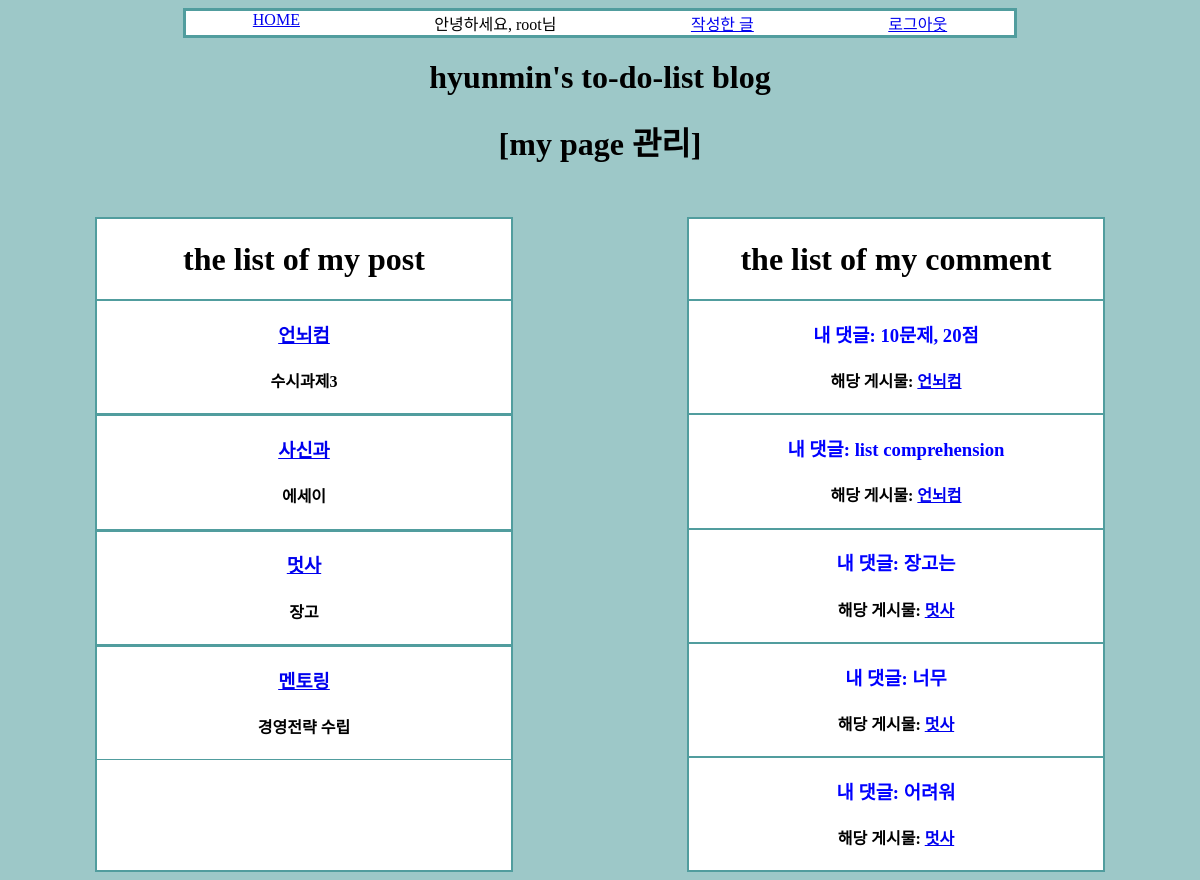
Before: /mylist/ (signed in) with the older database file.
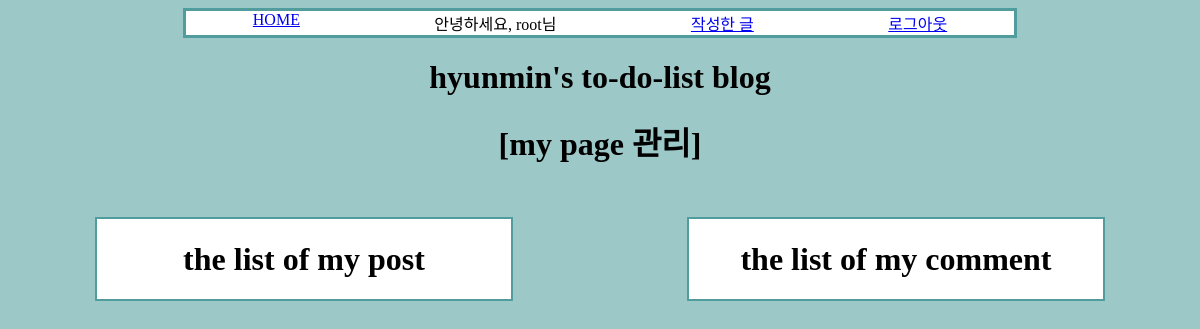
After: the same page with the newer database file.
### app/models.py (models this page shows, shortened)
class Post(models.Model):
  title = models.CharField(max_length=200)
  content = models.TextField()
  deadline = models.CharField(max_length=30)
  author = models.ForeignKey(User, on_delete=models.CASCADE, related_name="posts")

class Comment(models.Model):
  post = models.ForeignKey(Post, on_delete = models.CASCADE, related_name = "comments")
  content = models.TextField()
  author = models.ForeignKey(User, on_delete=models.CASCADE, related_name="comments")

### app/views.py (the view)
# urls.py: path('mylist/', views.mylist, name="mylist")
def mylist(request):
  posts = Post.objects.all()
  comment = Comment.objects.all()
  return render(request, 'mylist.html', {'posts':posts, 'comment':comment})

### app/templates/mylist.html (shortened to what this page needs)
{% extends 'base.html' %}
  {% block title %}
    {% load static %}
    <link rel="stylesheet" type="text/css" href="{% static 'mylist.css' %}">
  {% endblock title %}
  {% block content %}
  <h1>[my page 관리]</h1>
  <div class="total">
    <div class="left">
    <h1>the list of my post</h1>
    {% for post in posts %}
      {% if user.is_authenticated and post.author.pk == user.pk %}
      <div class="mylist">
        <div class="mylist_1">
          <h3><a href="{% url 'detail' post.pk %}">{{ post.title }}</a></h3>
        </div>
        <div class="mylist_2">
          <h4>{{ post.content }}</h4>
        </div>
      </div>
      {% endif %}
    {% endfor %}
    </div>
    <div class="right">
    <h1>the list of my comment</h1>
    {% for post in posts %}
      {% for comment in post.comments.all %}
        {% if user.is_authenticated and comment.author.pk == user.pk %}
        <div class="mylist_comment">
          <h3>내 댓글: {{ comment.content }}</h3>
          <h4>해당 게시물: <a href="{% url 'detail' post.pk %}">{{ post.title }}</a></h4>
        </div>
        {% endif %}
      {% endfor %}
    {% endfor %}
    </div>
  </div>
  {% endblock content %}

### app/templates/base.html (shortened to what this page needs)
{% load socialaccount %}
<!DOCTYPE html>
<html lang="en">
<head>
  {% load static %}
  <link rel="stylesheet" type="text/css" href="{% static 'base.css' %}">
  {% block title %}{% endblock title %}
</head>
<body>
  <div class="nav-bar">
    <a class="nav-item" href="{% url 'home' %}">HOME</a>
    {% if user.is_authenticated %}
    <div class="nav-item">안녕하세요, {{ user.username }}님</div>
    <a class="nav-item" href="{% url 'mylist' %}">작성한 글</a>
    <a class="nav-item" href="{% url 'logout' %}">로그아웃</a>
    {% else %}
    <a class="nav-item" href="{% url 'login' %}">로그인</a>
    <a class="nav-item" href="{% provider_login_url 'kakao'%}">카카오 로그인</a>
    <a class="nav-item" href="{% provider_login_url 'google'%}">구글 로그인</a>
    <a class="nav-item" href="{% url 'signup' %}">회원가입</a>
    {% endif %}
  </div>
  <h1>hyunmin's to-do-list blog</h1>
  {% block content %}
  {% endblock content %}
</body>
</html>

### app/static/base.css (style rules this page uses)
.nav-bar { display: flex; justify-content: space-around; width: 70%; margin: 0 auto; border: 3px solid #519D9E; background-color: white; }
h1 { text-align: center; }

### app/static/mylist.css (style rules this page uses)
body { background-color: #9DC8C8; }
.total { display: flex; }
.left { border: 2px solid #519D9E; width: 35%; margin: 0 auto; text-align: center; margin-top: 2rem; background-color: white; }
.right { border: 2px solid #519D9E; width: 35%; margin: 0 auto; text-align: center; margin-top: 2rem; background-color: white; }

Changed rows visible on the page:
removed Post: title "언뇌컴", content "수시과제3"
removed Post: title "사신과", content "에세이", shown under "the list of my post"
removed Post: title "멋사", content "장고"
removed Post: title "멘토링", content "경영전략 수립", shown under "the list of my post"
removed Comment: content "10문제, 20점"
removed Comment: content "list comprehension"
removed Comment: content "장고는"
removed Comment: content "너무"
removed Comment: content "어려워"
